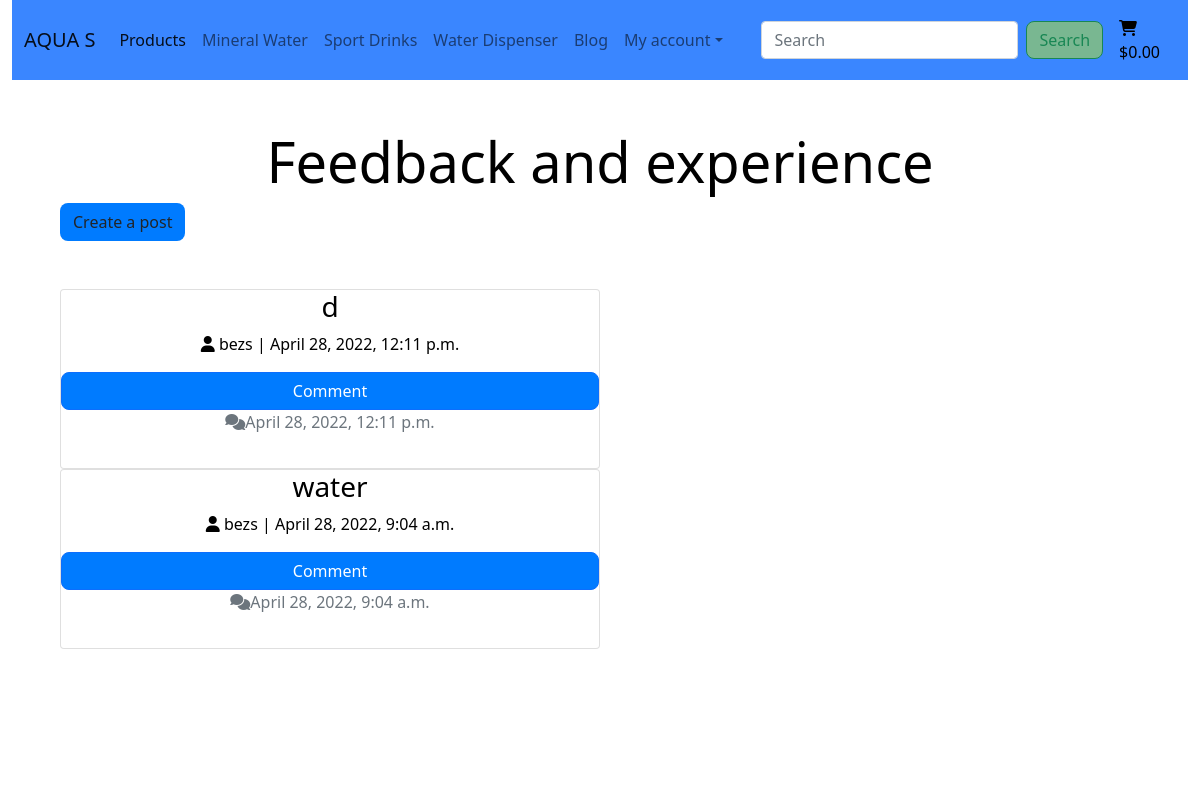
The page /blog/ on the database as committed earlier.
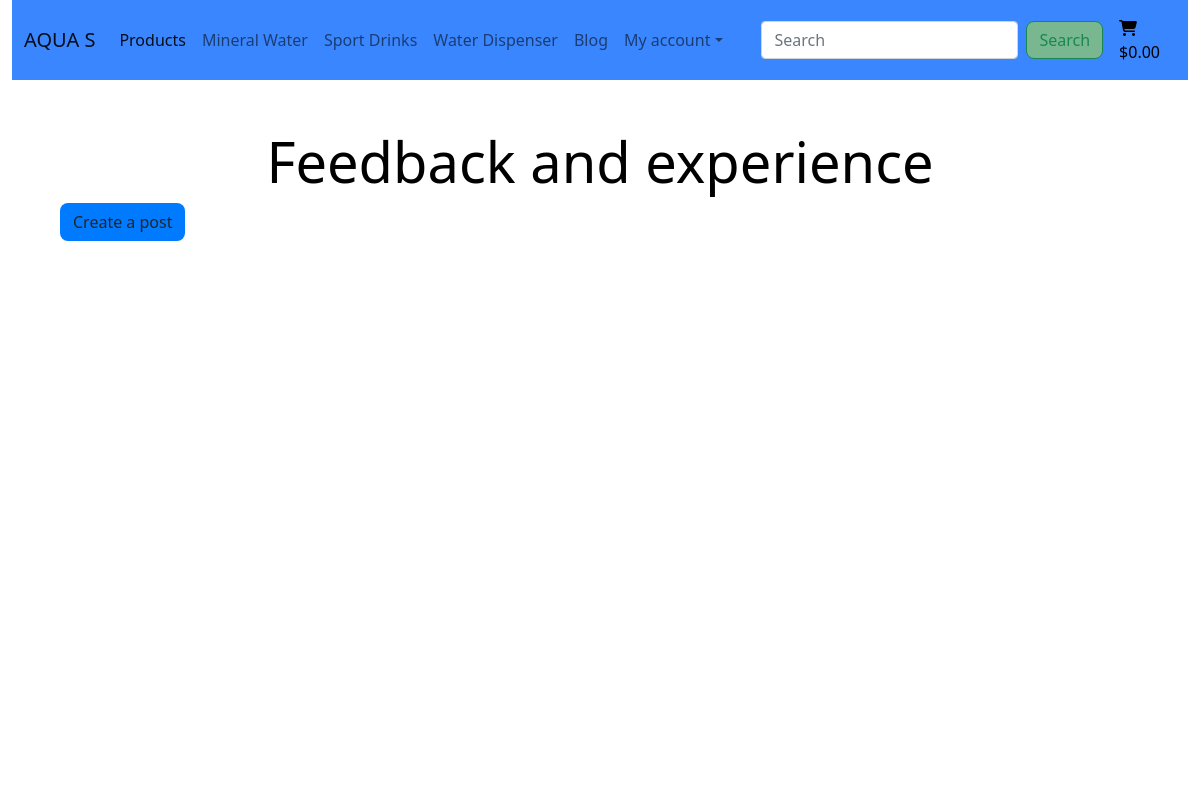
The same page on the database as committed later.
### blog/models.py (models this page shows, shortened)
class Feedback(models.Model):
    title = models.CharField(max_length=200, unique=True)
    slug = models.SlugField(max_length=200, unique=True)
    user = models.ForeignKey(User, on_delete=models.CASCADE, related_name='posts')
    posted_date = models.DateTimeField(auto_now_add=True)
    content = models.TextField()
    status = models.IntegerField(choices=STATUS, default=0)
    likes = models.ManyToManyField(User, related_name='bloglike', blank=True)
    class Meta:
        ordering = ['posted_date']

### blog/views.py (the view)
# urls.py: path('', views.FeedbackList.as_view(), name='blog'),
class FeedbackList(generic.ListView):
    model = Feedback
    queryset = Feedback.objects.filter(status=1).order_by('-posted_date')
    paginate_by = 6
    template_name = 'blog/blog.html'

### bag/contexts.py (called while the page is built, shortened)
def bag_contents(request):
    bag_items = []
    total = 0
    product_quantity = 0
    delivery = 0
    bag = request.session.get('bag', {})
    grand_total = delivery + total
    context = {
        'bag_items': bag_items,
        'total': total,
        'product_quantity': product_quantity,
        'delivery': delivery,
        'grand_total': grand_total,
    }
    return context

### blog/templates/blog/blog.html (shortened to what this page needs)
{% extends 'base.html' %}
{% load static %}
{% block content %}
    <div class="overlay"></div>
    <div class="container-fluid">
        <div class="my-auto p-5" id="blogpost">
            <h1 class="display-4 logo-font text-black text-center">
                Feedback and experience
            </h1>
            <a href="{% url 'blog_create' %}" class="btn btn-black">Create a post</a>
            <div class="my-5 text-center text-black">
                {% for post in feedback_list %}
                    <div class="col-sm-6">
                        <div class="card border-1">
                            <h3 class="card-title">{{ post.title }}</h3>
                            <p class="card-text">
                                <i class="fa-solid fa-user"></i>
                                {{ post.user }} | {{ post.posted_date }}
                            </p>
                            <a href="{% url 'feedback_detail' post.slug %}" class="btn btn-primary">Comment</a>
                            <p class="card-text text-muted"><i class="fa-solid fa-comments"></i>{{ post.posted_date }}</p>
                        </div>
                    </div>
                {% endfor %}
            </div>
        </div>
    </div>
{% endblock %}

### templates/base.html (shortened to what this page needs)
{% load static %}
<!doctype html>
<html lang="en">
    <head>
        {% block corecss %}
            <link href="https://cdn.jsdelivr.net/npm/bootstrap@5.1.3/dist/css/bootstrap.min.css" rel="stylesheet">
            <link rel="stylesheet" href="{% static 'css/base.css' %}">
        {% endblock %}
    </head>
    <body>
        <header class="container-fluid">
            <nav class="navbar navbar-expand-lg navbar-light" style="background-color: #3a86ff;">
                <div class="container-fluid">
                    <a class="navbar-brand" href="{% url 'home' %}">AQUA S</a>
                    <div class="collapse navbar-collapse" id="navbarSupportedContent">
                        <ul class="navbar-nav me-auto mb-2 mb-lg-0">
                            <li class="nav-item">
                                <a class="nav-link active" aria-current="page" href="{% url 'products' %}">Products</a>
                            </li>
                            <li class="nav-item">
                                <a class="nav-link" href="{% url 'mineral_water' %}">Mineral Water</a>
                            </li>
                            <li class="nav-item">
                                <a class="nav-link" href="{% url 'sport_drink' %}">Sport Drinks</a>
                            </li>
                            <li class="nav-item">
                                <a class="nav-link" href="{% url 'water_dispenser' %}">Water Dispenser</a>
                            </li>
                            <li class="nav-item">
                                <a class="nav-link" href="{% url 'blog' %}">Blog</a>
                            </li>
                            <li class="nav-item dropdown">
                                <a class="nav-link dropdown-toggle" id="user-options" href="#" role="button" data-bs-toggle="dropdown" aria-expanded="false">My account</a>
                            </li>
                        </ul>
                        <form method="GET" action="{% url 'products' %}" class="d-flex align-items-center">
                            <input class="form-control me-2" type="search" placeholder="Search" aria-label="Search">
                            <button class="btn btn-outline-success" type="submit" style="background-color: #79b791;">Search</button>
                        </form>
                        <div class="list-inline-item">
                            <a class="{% if grand_total %}text-info font-weight-bold{% else %}text-black{% endif %} nav-link" href="{% url 'view_bag' %}">
                                <div class="text-center col-md-2">
                                    <div class="d-flex d-none d-md-flex flex-row align-items-end"><strong class="shop-bag"><i class="fas fa-shopping-cart"></i></strong>
                                    </div>
                                    <p class="my-0">
                                        {% if grand_total %}
                                            ${{ grand_total|floatformat:2 }}
                                        {% else %}
                                            $0.00
                                        {% endif %}
                                    </p>
                                </div>
                            </a>
                        </div>
                    </div>
                </div>
            </nav>
        </header>
        {% block content %}
        {% endblock %}
    </body>
</html>

### static/css/base.css (style rules this page uses)
html { height: 100%; }
body { background: url('/media/sunset.png') no-repeat center center fixed; background-size: cover; height: calc(100vh - 164px); color: #520c00; }
.overlay { height: 100%; width: 100%; top: 0; left: 0; position: fixed; background: #fff; z-index: -1; }
.btn { background: #007bff; border-radius: 0.5rem; }

Rows that differ between the two databases and show on the page:
removed Feedback: title "d", user "bezs", posted_date "April 28, 2022, 12:11 p.m."
removed Feedback: title "water", user "bezs", posted_date "April 28, 2022, 9:04 a.m."
